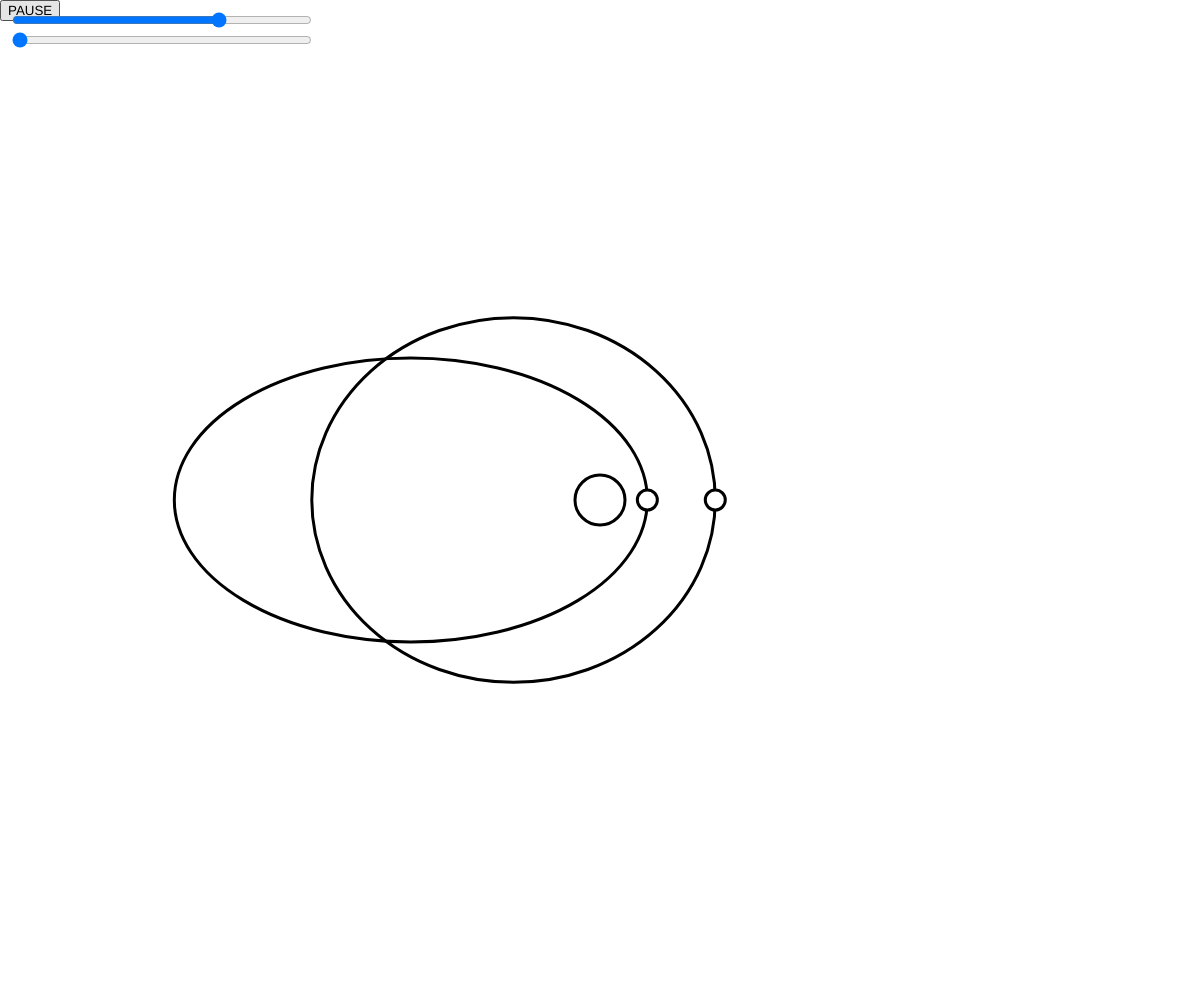
Frame 1 (no input)
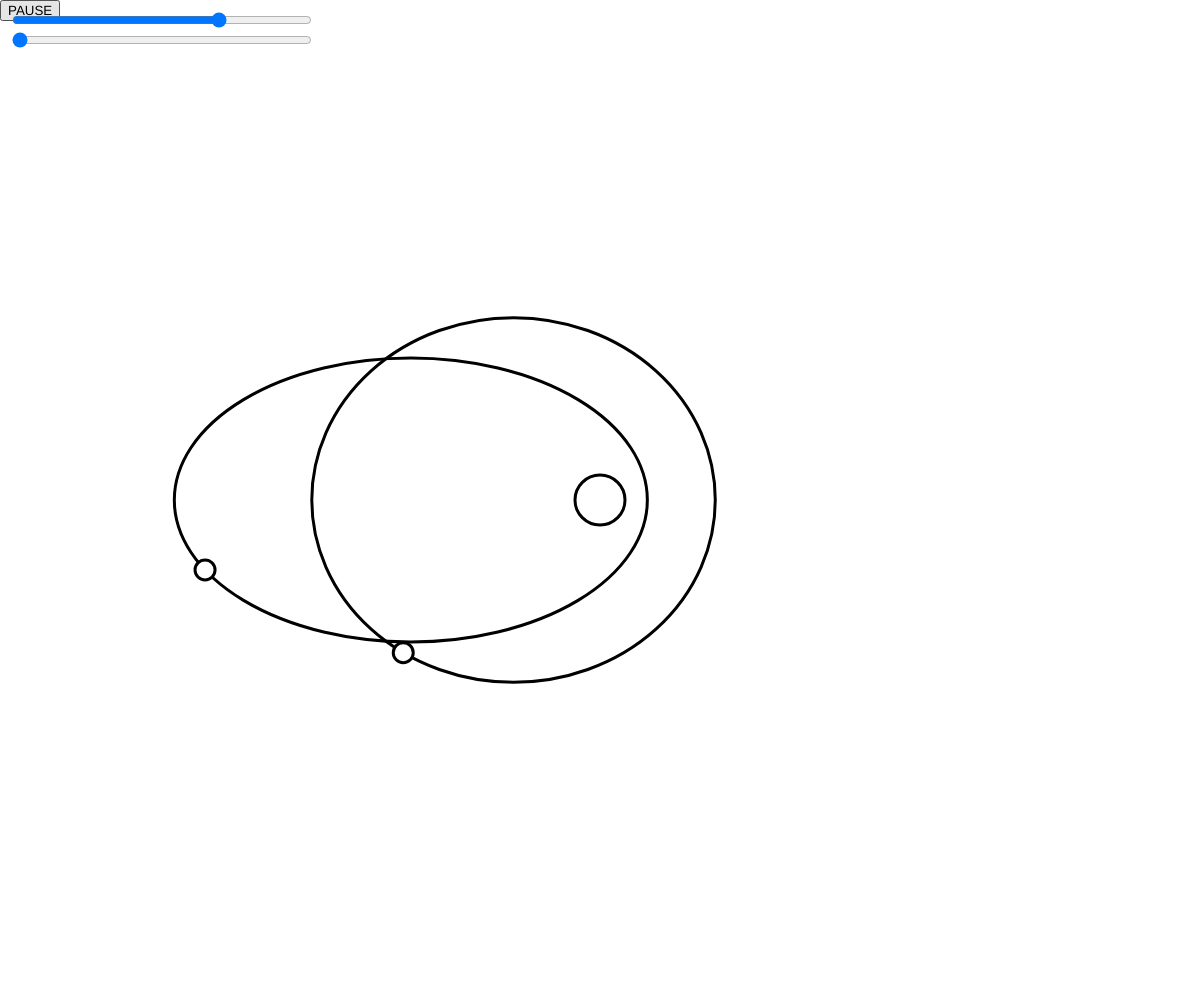
Frame 60 (no input)
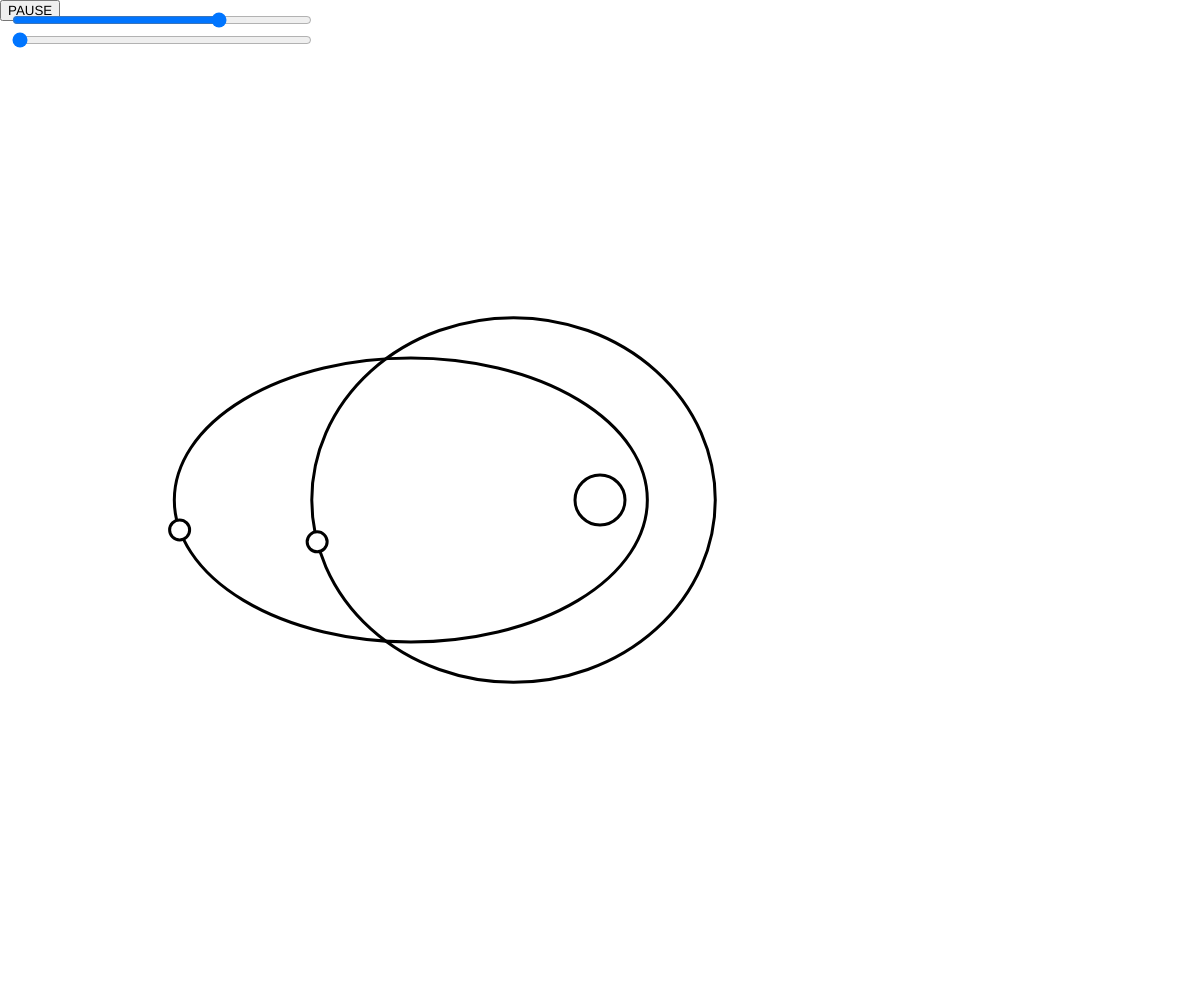
Frame 120 (the mouse pressed at the canvas centre since frame 60)

The p5.js sketch that drew these frames (run headless with seeded random() and noise() and a simulated clock; from frame 60 on, the mouse is pressed at the canvas centre):

// p5.js sketch
// ── sketch.js
var global_time_counter = 0

let bodies = []

let btn_pause
let sldr_speed

class Universe {
  constructor() {
    this.time = 0
    this.tick_speed = 60
    this.is_paused = false
  }

  update() {
    if (!this.is_paused) {
      this.time += this.tick_speed
    }
  }

  toggle_pause() {
    this.is_paused = !this.is_paused
  }
}

class AstroBody {

  constructor(mass = 1, orbital_focus = null, G = 1, debug_color="white") {
    if (!(this instanceof AstroBody)) {
      throw new Error("AstroBody needs to be called with the new keyword");
    }

    this.G = G
    this.mass = mass
    this.orbital_focus = orbital_focus
    this.time_since_periapsis = 0
    this.debug_color = debug_color
  }

  // TODO why wont this work?
  // set orbital_focus(orbital_focus) {
  //   if (orbital_focus !== null && (orbital_focus instanceof AstroBody) === false) {
  //     console.warn("Orbital focus must be an AstroBOdy")
  //     orbital_focus = null
  //   }
  //   this._orbital_focus = orbital_focus
  // }
  // get orbital_focus() {
  //   return this._orbital_focus
  // }

  get gravitational_parameter() {
    return this.G * this.orbital_focus.mass
  }

  get period() {
    return TWO_PI * sqrt( (this.semi_major_axis ** 3) / this.gravitational_parameter)
  }

  // TODO: is this legal ?
  // get eccentric_anomaly() {
  //   return this.eccentric_anomaly()
  // }
  eccentric_anomaly(n=10) {
    let M = this.mean_anomaly
    let E = M
    for ( let k = 0; k < n; k++) {
      E = M + this.eccentricity * sin(E)
    }
    return E
  }
  
  get mean_anomaly() {
    let t = this.time_since_periapsis
    return ((t / this.period) * TWO_PI) % TWO_PI
  }
  
  get true_anomaly() {
    // https://orbital-mechanics.space/time-since-periapsis-and-keplers-equation/elliptical-orbits.html#equation-time-since-periapsis-and-keplers-equation-elliptical-orbits-2
    let E = this.eccentric_anomaly()
    let e = this.eccentricity

    if (E > PI) {
      return TWO_PI - acos((e - cos(E)) / (e * cos(E) - 1))
    } else {
      return acos((e - cos(E)) / (e * cos(E) - 1))
    }
  }

  /**
   * pos - p5 vector
   * 
   * ecc - float, 0 to 1
   * 
   * sma - positive real
   * 
   * ta  - radians
   */
  set_deprecated(pos, ecc, sma, ta) {
    this.semi_major_axis = sma
    this.eccentricity = ecc
    // this.true_anomoly = ta
    this.elliptic_center = pos.sub(createVector(this.eccentricity * this.semi_major_axis, 0))
    this.semi_minor_axis = this.semi_major_axis * sqrt(1-(this.eccentricity ** 2))
  }
  
  get position() {
    if (this.orbital_focus === null) {
      return createVector(0, 0)
    }
    // let r = this.eccentric_anomaly()
    let r = this.true_anomaly
    let x = this.semi_major_axis * cos(r)
    let y = this.semi_minor_axis * sin(r)
    return createVector(this.elliptic_center.x + x, this.elliptic_center.y + y)
  }

  /** 
   * h
   * 
   * e
   * 
   * i
   * 
   * o
   * 
   * w
   * 
   * v
   */
  set_orbital_elements(h, e, i, o, w, v) {
    this.h = h
    this.e = e
    // this.i = i
    // this.o = o
    this.w = w
    this.v = v
  }

  /**
   * r
   * 
   * v
   * 
   * t
   */
  set_state_vector(r, v, t) {
    this.r = r
    this.v = v
    this.time_since_periapsis = t
  }
  

  // misc equations ?
  // https://orbital-mechanics.space/classical-orbital-elements/orbital-elements-and-the-state-vector.html

  // NOTE: "the orbital angular momentum can be replaced by the semi-major axis distance,"


  v2e()
  {
    let mu = this.gravitational_parameter()



    // angular momentum
    let h_vec = r_vec.cross(v_vec)
    let h = h_vec.mag()

    // eccentricity
    let e_vec = v_vec.cross(h_vec).div(mu).sub(r_vec.div(r))
    let e = e_vec.mag()

    // node line
    let K = createVector(0,0) // let K = createVector(0,0, 1)
    let N_vec = K.cross(h_vec);
    let N = N_vec.mag();
    
    // argument of periapsis
    // + TWO_PI if e_Z >= 2pi or not
    let omega = TWO_PI - acos(N_vec.dot(e_vec).div(N * e));

    // true anomoly
    let nu = acos(e_vec.dot(r_vec).div(e * r));

  }

  e2v()
  {
    // transform to perifocal frame
    // let r_w = h ** 2 / mu / (1 + e * cos(nu)) * createVector(cos(nu), sin(nu))
    let r_w = h ** 2 / mu / (1 + e * cos(nu)) * createVector(cos(nu), sin(nu)) // TODO: not ordered for p5 yet
    let v_w = mu / h * np.array((-np.sin(nu), e + np.cos(nu), 0))      
  

    // rotate the perifocal frame
    // R1 = [cos(-omega) -sin(-omega) 0; sin(-omega) cos(-omega) 0; 0 0 1];
    // R2 = [1 0 0; 0 cos(-i) -sin(-i); 0 sin(-i) cos(-i)];
    // R3 = [cos(-Omega) -sin(-Omega) 0; sin(-Omega) cos(-Omega) 0; 0 0 1];
    // r_rot = r_w * R1 * R2 * R3;
    // v_rot = v_w * R1 * R2 * R3;

    
  }

}


/////////////////////////////////////

let universe

function setup() {
  createCanvas(windowWidth, windowHeight);

  universe = new Universe()

  btn_pause = createButton('PAUSE')
  btn_pause.position(0, 0);
  btn_pause.mousePressed(() => {universe.toggle_pause()});

  sldr_speed = createSlider(-50, 50, 20)
  sldr_speed.position(10, 10);
  sldr_speed.style('width', '300px');

  sldr_history = createSlider(0, 0, 0)
  sldr_history.position(10, 30);
  sldr_history.style('width', '300px');

  console.log(sldr_speed)

  let sun = new AstroBody()
  sun.mass = 10

  let bowie = new AstroBody(5)
  bowie.orbital_focus = sun
  bowie.set_deprecated(createVector(0,0), random(0, 0.6), random(width/8, width/3), radians(0))
  
  let rocket_man = new AstroBody()
  rocket_man.orbital_focus = sun
  rocket_man.set_deprecated(createVector(0,0), random(0.5, 0.9), random(width/8, width/3), radians(0))
  
  bodies.push(sun)
  bodies.push(bowie)
  bodies.push(rocket_man)

}

function draw_body_orbit(body) {
  noFill()
  strokeWeight(3)
  stroke("black")
  ellipse(body.elliptic_center.x, body.elliptic_center.y, body.semi_major_axis*2, body.semi_minor_axis*2)
}


function draw_stellar_body() {
  // noStroke()
  // fill("red")
  stroke("black")
  strokeWeight(3)
  fill("white")
  circle(0, 0, 50)
}

function draw_body(body) {
  strokeWeight(3)
  stroke("black")
  fill(body.debug_color)
  circle(body.position.x, body.position.y, 20)
}



function translate_to_orbital_focus(body) {
  if (body.orbital_focus !== null) {
    translate_to_orbital_focus(body.orbital_focus)
    translate(body.orbital_focus.position.x, body.orbital_focus.position.y)
  }
}


function draw() {
  translate(windowWidth/2, windowHeight/2)
  background("white");  
  
  bodies.forEach(body => {
    body.time_since_periapsis = universe.time
  })
  
  bodies.forEach(body => {
    if (body.orbital_focus !== null) {
      
      push()
      translate_to_orbital_focus(body)
      
      // draw_apsis_scribes(body)
      // draw_mean_anomaly_scribes(body)
      // draw_eccentric_anomaly_scribes(body)
      // draw_true_anomaly_scribes(body)
      
      draw_body_orbit(body)
      draw_body(body)
      pop()
    }
  })

  
  bodies.forEach(body => {
    if (body.orbital_focus === null) {
      draw_stellar_body()
    }
  })
  

  
  universe.tick_speed = sldr_speed.value()
  universe.update()
  // global_time_counter = (global_time_counter + 60)
  
}




//////////////////////////////

var LINE_DASH_NONE = [1]
var LINE_DASH_00 = [5, 5]
var LINE_DASH_01 = [10, 10]
var LINE_DASH_02 = [5, 10, 30, 10]

function setLineDash(list) {
  drawingContext.setLineDash(list);
}














//////////////////////////




function draw_apsis_scribes(body) {
  // if (body.orbital_focus !== null) {
  //   translate(body.orbital_focus.position.x, body.orbital_focus.position.y)
  // }
  noFill()
  strokeWeight(1)
  stroke("black")
  setLineDash([20, 20])
  line(
    body.elliptic_center.x - body.semi_major_axis, body.elliptic_center.y,
    body.elliptic_center.x + body.semi_major_axis, body.elliptic_center.y,
    )
  setLineDash(LINE_DASH_NONE)
}

function draw_true_anomaly_scribes(body) {
  noFill()
  strokeWeight(2)
  stroke("blue")

  push()
  setLineDash(LINE_DASH_00)
  line(
    body.orbital_focus.position.x, body.orbital_focus.position.y,
    body.position.x, body.position.y
    )
  setLineDash(LINE_DASH_NONE)

  arc(0, 0, 50, 50, 0, body.true_anomaly); // TODO: hmmm
  pop()
  // noStroke()
  // fill(color('hsba(160, 100%, 50%, 0.5)'))
  // text('true anomaly (v)', 96, 32)
  // text('v = ' + body.true_anomaly, 32, 64)

}

function draw_mean_anomaly_scribes(body) {

  noFill()
  strokeWeight(2)
  stroke("orange")
  
  setLineDash(LINE_DASH_02)
  circle(body.elliptic_center.x, body.elliptic_center.y, body.semi_major_axis*2)
  setLineDash(LINE_DASH_NONE)

  setLineDash(LINE_DASH_00)  
  push()
  translate(body.elliptic_center.x, body.elliptic_center.y)
  rotate(body.mean_anomaly)
  line( 0, 0, body.semi_major_axis, 0 )
  strokeWeight(10)
  point(body.semi_major_axis, 0)
  pop()
  setLineDash(LINE_DASH_NONE)
  
  // strokeWeight(2)
  arc(body.elliptic_center.x, body.elliptic_center.y, 50, 50, 0, body.mean_anomaly); // TODO: hmmm
}

function draw_eccentric_anomaly_scribes(body) {
  noFill()
  strokeWeight(2)
  stroke("green")
  
  
  setLineDash(LINE_DASH_00)
  push()
  translate(body.elliptic_center.x, body.elliptic_center.y)
  rotate(body.eccentric_anomaly())
  line( 0, 0, body.semi_major_axis, 0 )

  strokeWeight(10)
  point(body.semi_major_axis, 0)
  pop()

  setLineDash(LINE_DASH_NONE)

  arc(body.elliptic_center.x, body.elliptic_center.y, 100, 100, 0, body.eccentric_anomaly()); // TODO: hmmm

  // noStroke()
  // fill("orange")
  // text('eccentric anomaly (E)', body.elliptic_center.x+64, body.elliptic_center.y+40)
}
